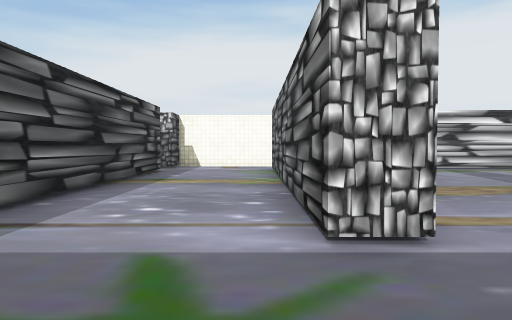
View 1 (above)

21 first-person views from a walk through a scene from a Unity 3-D project. The camera is 1.2 m above the floor, tilts 2° down and sees 70° across. The floor is counted in squares, 2 m on a side. Each view is taken from the middle of a square. On the plan, view 1 faces up. The plan holds only what a view shows up to about 10 squares ahead; the rest is blank. The player character is not drawn. Some surface patterns are stand-ins.

View 2
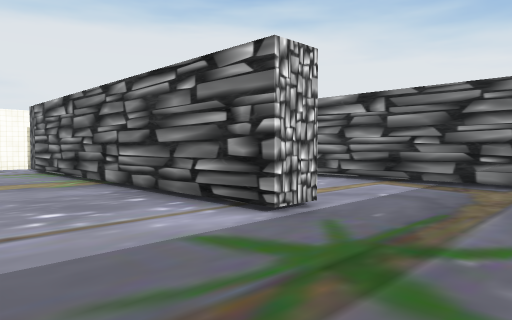

View 3
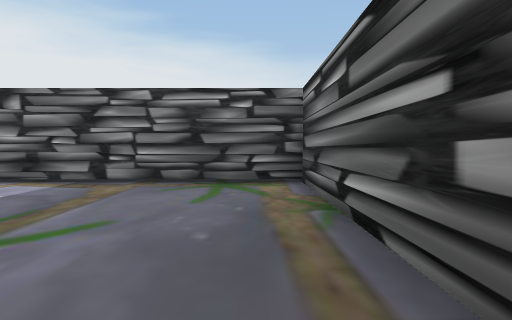

View 4
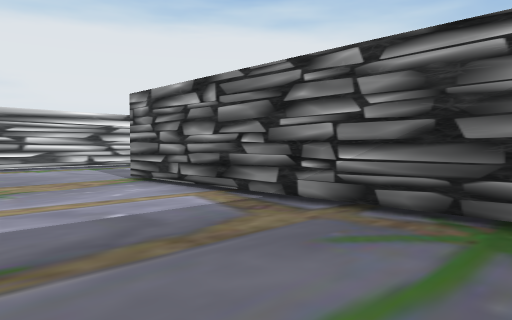

View 5
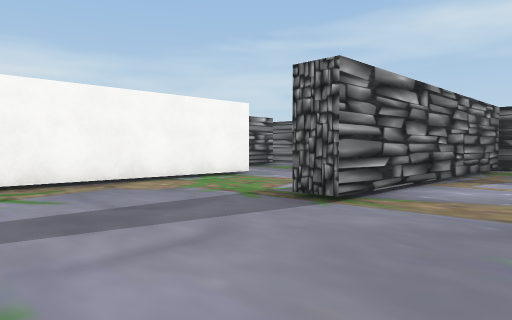

View 6
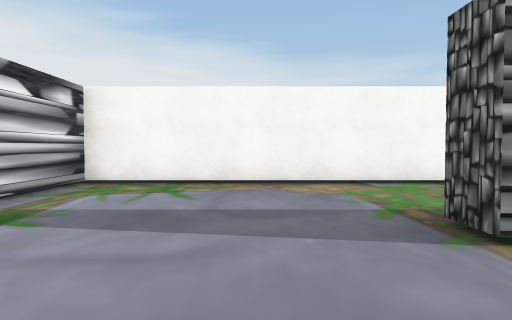

View 7
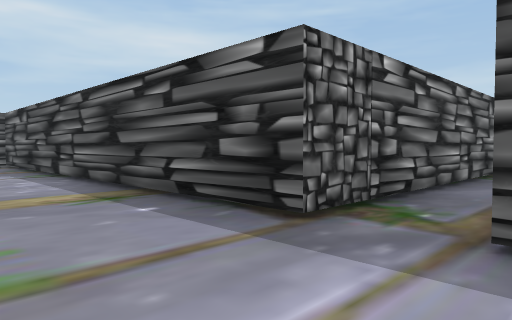

View 8
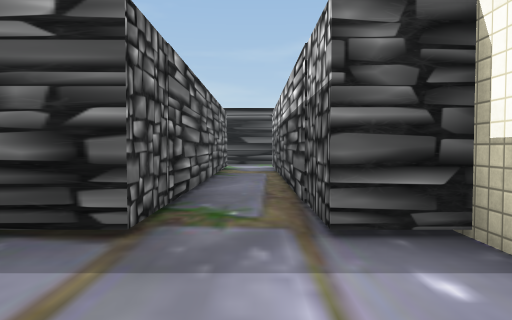

View 9
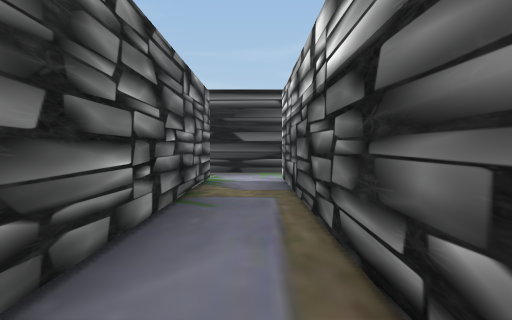

View 10
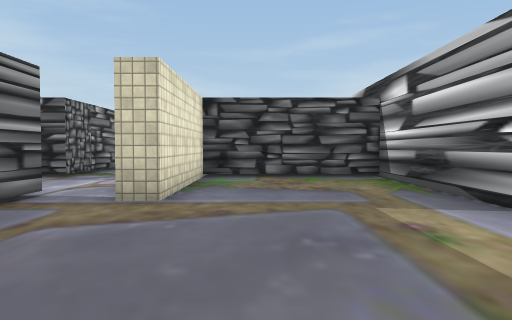

View 11
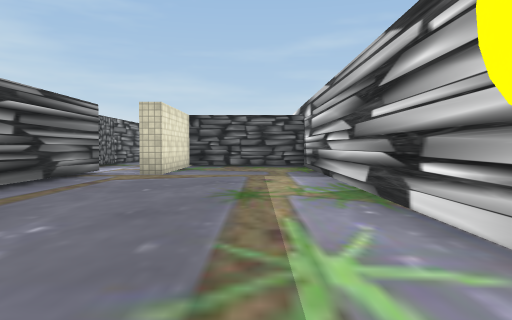

View 12
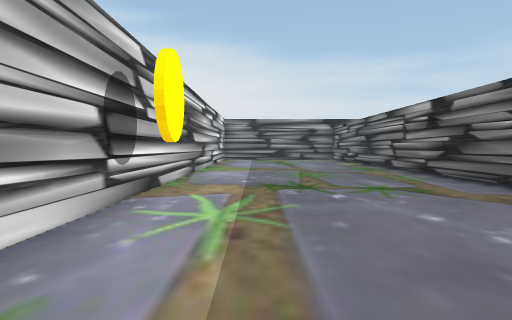

View 13
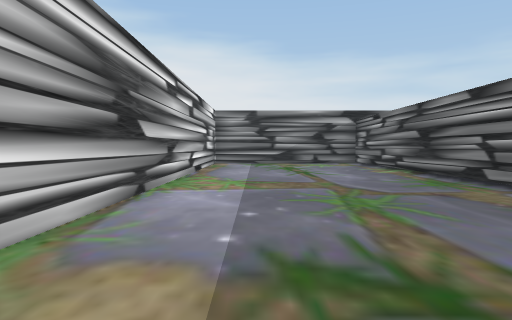

View 14
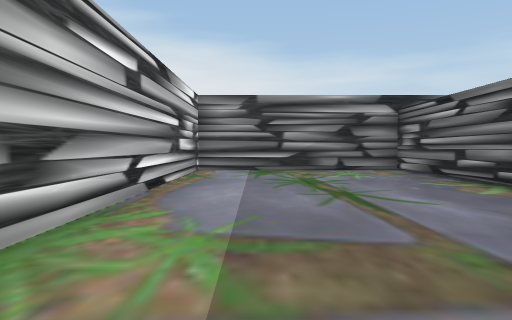

View 15
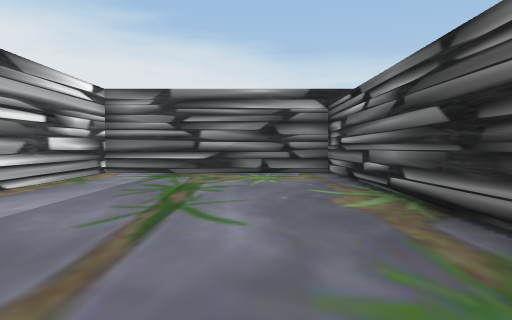

View 16
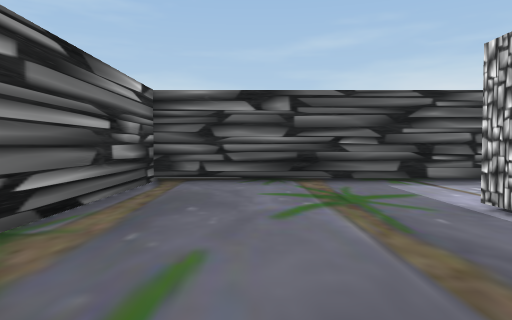

View 17
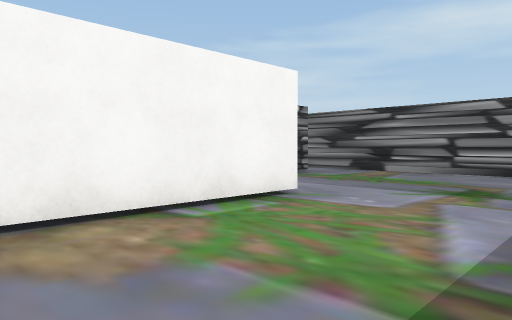

View 18
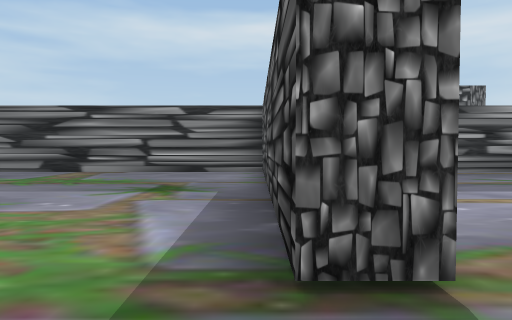

View 19
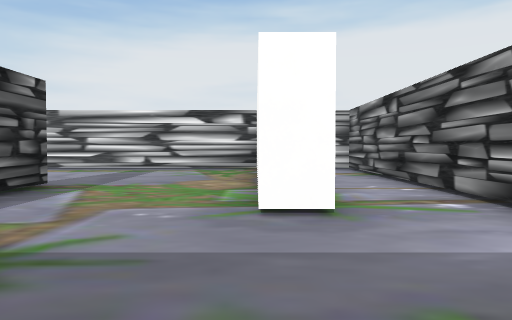

View 20
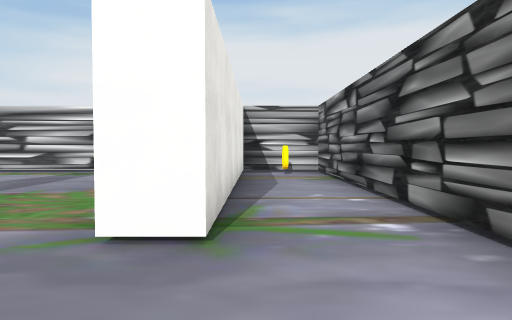

View 21
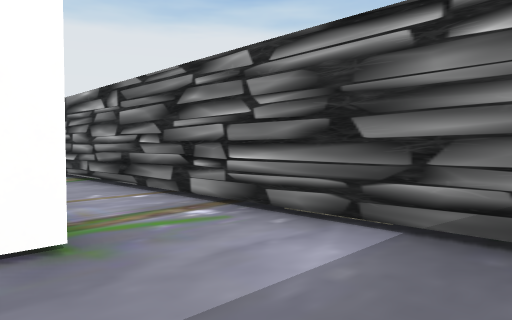

### Floor plan
Ten units are one square. View 1 is at (0, 0); x grows to the right and y downward. Boxes are objects, and circles mark ways between rooms. Rooms are numbered by the first view taken in them; rooms with no view inside come last. Other rooms are left out.
<svg viewBox="-111 -160 331 183">
<path fill="none" stroke="#000" d="M11 -22 4 -22 4 -103M80 -32 80 -98 24 -98M9 -114 0 -114M-20 -114 -24 -114 -24 -105 -106 -105M-106 -92 -24 -92 -24 18 42 18 42 -55 48 -55 48 -35M91 -103 215 -103 215 -155 -24 -155 -24 -119 9 -119 9 -114M4 -103 39 -103M105 4 105 -98 87 -98 87 -32 80 -32M48 -35 48 12M48 18 112 18"/>
<rect x="95" y="-95" width="10" height="10" fill="#bbb"><title>other object</title></rect>
<rect x="105" y="-35" width="10" height="10" fill="#bbb"><title>other object</title></rect>
<circle cx="0" cy="-110" r="3" fill="#2a7"/>
<circle cx="65" cy="-45" r="3" fill="#2a7"/>
<text x="20" y="-50">1</text>
<text x="100" y="-130">2</text>
<text x="90" y="-30">3</text>
</svg>
Room 1 opens to room 2. Room 1 opens to room 3.

Where each view was taken, in squares from view 1:
view 1: 0 up, 0 right, facing up
view 2: 0 up, 2 left, facing up-right
view 3: 1 down, 2 left, facing right
view 4: 1 down, 1 right, facing up-right
view 5: 9 up, 2 right, facing down-right
view 6: 7 up, 2 right, facing right
view 7: 11 up, 0 right, facing down-left
view 8: 10 up, 0 right, facing left
view 9: 10 up, 4 left, facing left
view 10: 13 up, 5 right, facing left
view 11: 14 up, 9 right, facing left
view 12: 14 up, 4 right, facing right
view 13: 14 up, 8 right, facing right
view 14: 14 up, 12 right, facing right
view 15: 12 up, 13 right, facing right
view 16: 0 up, 4 right, facing left
view 17: 7 up, 5 right, facing down-right
view 18: 7 up, 5 right, facing down
view 19: 0 up, 8 right, facing up
view 20: 1 up, 9 right, facing up
view 21: 1 up, 8 right, facing up-right
